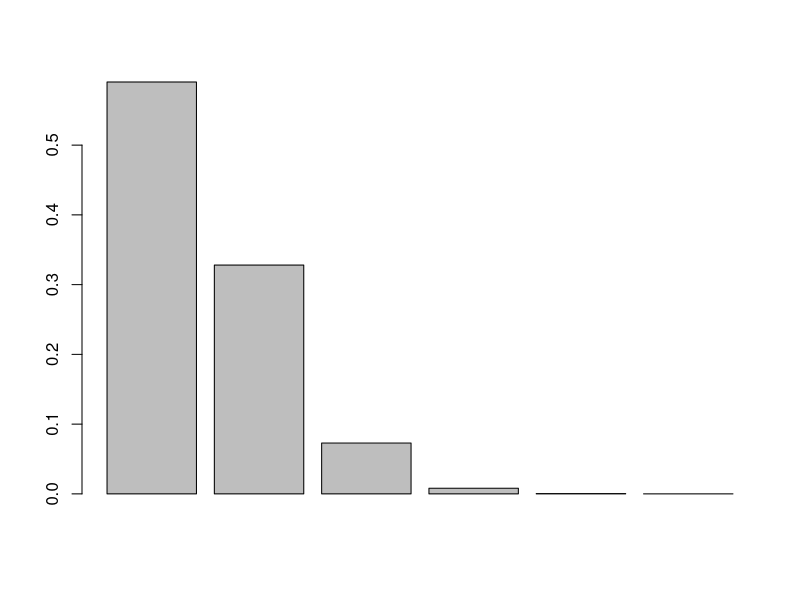
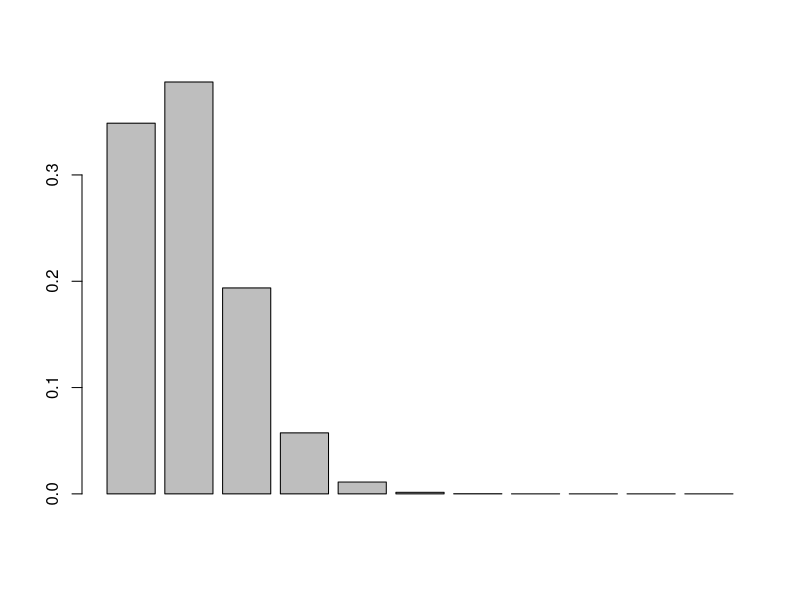
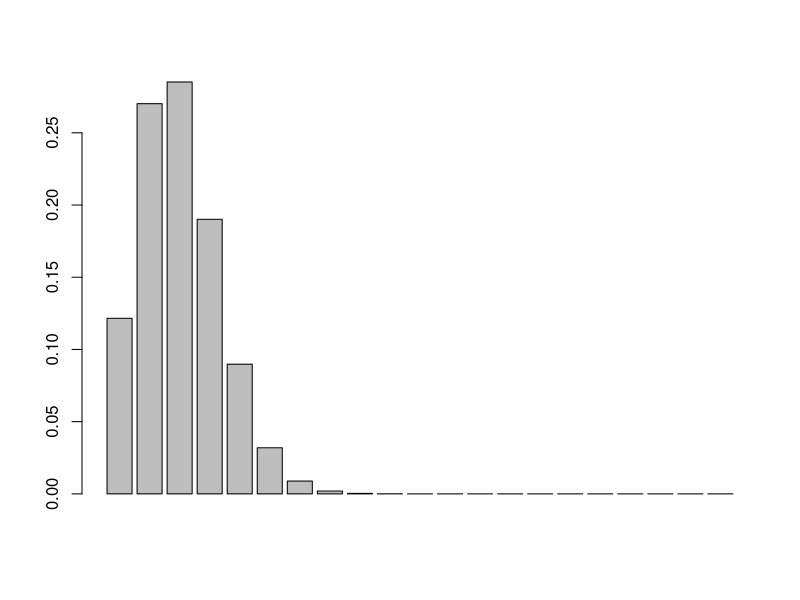
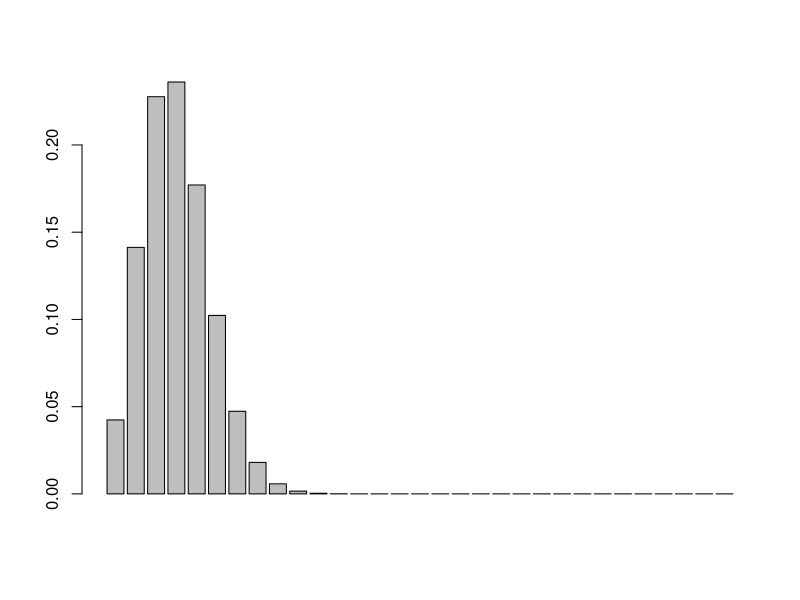
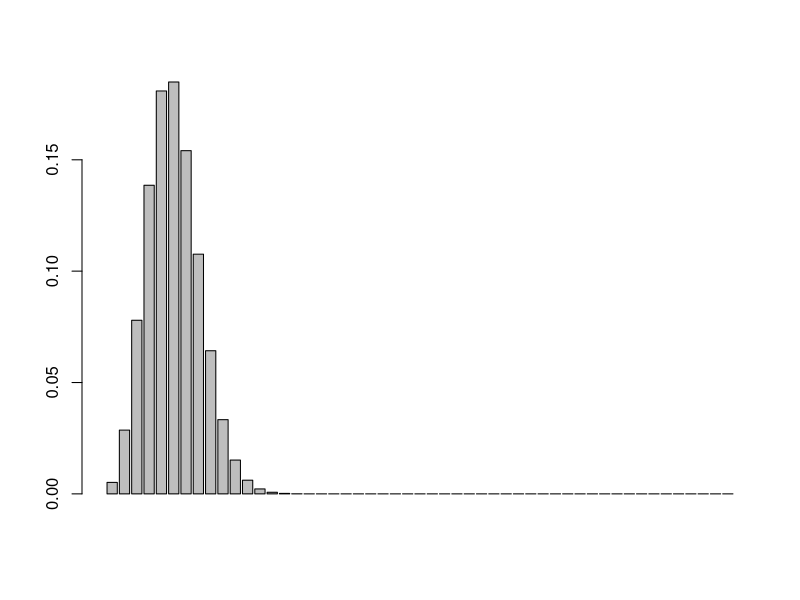
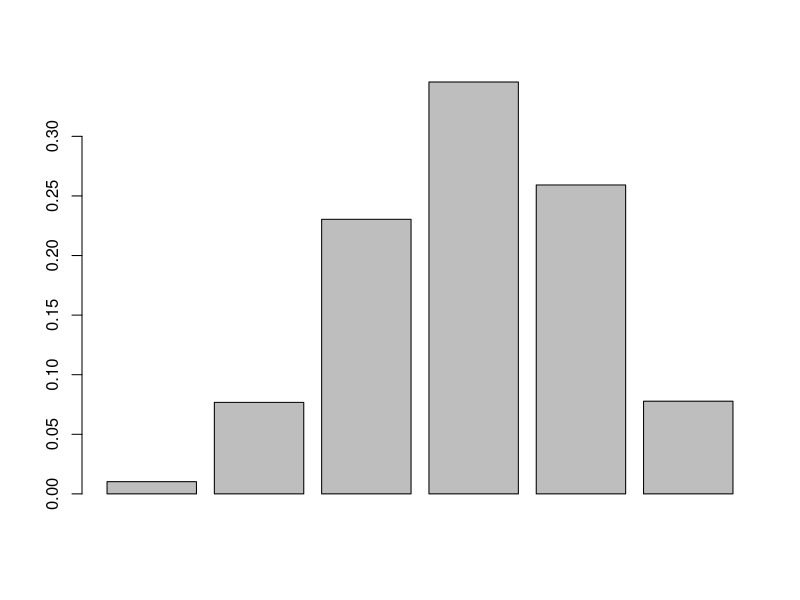
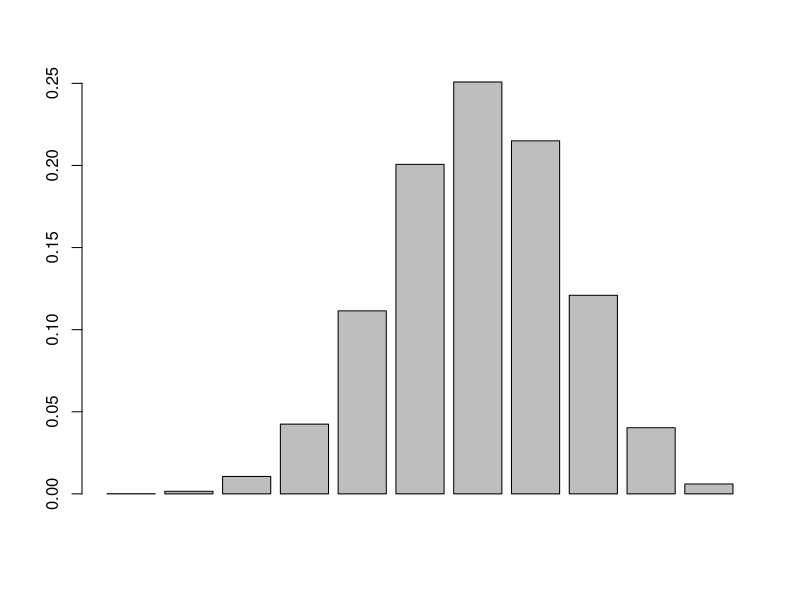
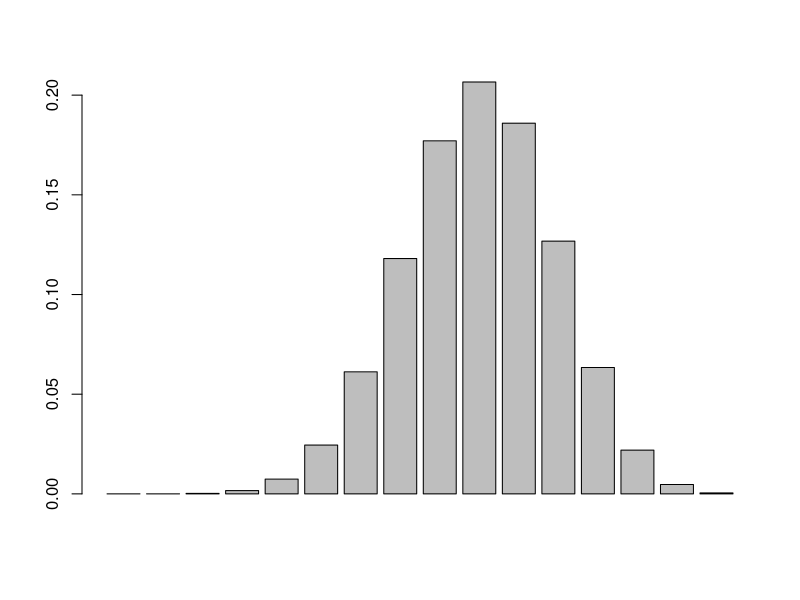

Source code (R) for these figures, in order:
## ---- chunk 1
# Problem 1.1
# dbinom gives the density of a function of a binomial probability
# pbinom gives the probability distribution of a function of a binomial probability
# barplot plots bar graphs

# Problem 1.2a
n <-5
p <- 0.1
barplot(dbinom(x=0:n, size=n, prob=p)) #(5, 0.1)

n <- 10
p <- 0.1
barplot(dbinom(x=0:n, size=n, prob=p)) #(10, 0.1)

n <- 20
p <- 0.1
barplot(dbinom(x=0:n, size=n, prob=p)) #(20, 0.1)

n <- 30
p <- 0.1
barplot(dbinom(x=0:n, size=n, prob=p)) #(30, 0.1)

n <- 50
p <- 0.1
barplot(dbinom(x=0:n, size=n, prob=p)) #(50, 0.1)

# Problem 1.2b
n <- 5
p <- 0.6
barplot(dbinom(x=0:n, size=n, prob=p)) #(5, 0.6)

n <- 10
p <- 0.6
barplot(dbinom(x=0:n, size=n, prob=p)) #(10, 0.6)

n <- 15
p <- 0.6
barplot(dbinom(x=0:n, size=n, prob=p)) #(15, 0.6)

n <- 30
p <- 0.6
barplot(dbinom(x=0:n, size=n, prob=p)) #(30, 0.6)

# Problem 1.2c
n <- 5
p <- 0.9
barplot(dbinom(x=0:n, size=n, prob=p)) #(5, 0.9)

n <- 10
p <- 0.9
barplot(dbinom(x=0:n, size=n, prob=p)) #(10, 0.9)

n <- 20
p <- 0.9
barplot(dbinom(x=0:n, size=n, prob=p)) #(20, 0.9)

n <- 30
p <- 0.9
barplot(dbinom(x=0:n, size=n, prob=p)) #(30, 0.9)

n <- 50
p <- 0.9
barplot(dbinom(x=0:n, size=n, prob=p)) #(50, 0.9)

# Problem 1.3
# Used n=20, as there was no given n
barplot(dpois(x=0:20, 2, log=FALSE)) # Created Poisson Barplots for each different lambda

barplot(dpois(x=0:20, 4, log=FALSE))

barplot(dpois(x=0:20, 5, log=FALSE))

barplot(dpois(x=0:20, 10, log=FALSE))

barplot(dpois(x=0:20, 20, log=FALSE))

barplot(dpois(x=0:20, 30, log=FALSE))

barplot(dpois(x=0:20, 50, log=FALSE))

# Problem 1.4
# The more lambda increases, the more skewed it is the the left.
